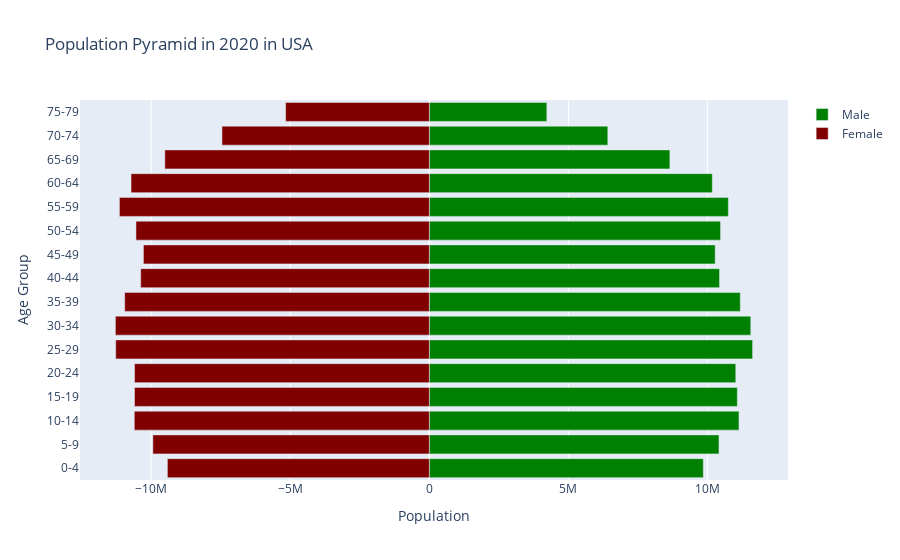

Here is the notebook cell this chart was saved with:
### Markdown cell above
### **[B] Population Pyramids:**

### Code cell
year_input = input("Please enter the year: ")
country_input = input("Please enter the country name: ")
male_population = []
female_population = []
age_groups = ['0-4', '5-9', '10-14', '15-19', '20-24', '25-29', '30-34', '35-39', '40-44', '45-49', '50-54', '55-59', '60-64', '65-69', '70-74', '75-79']
age_range = ['0004', '0509', '1014', '1519', '2024', '2529', '3034', '3539', '4044', '4549', '5054', '5559', '6064', '6569', '7074', '7579']

# Create Male List
for age_range_index in age_range:
    range_3 = len(wbdata.get_data("SP.POP." + str(age_range_index) + ".MA", country = [str(country_input)]))
    for index in range(0, range_3):
        if wbdata.get_data("SP.POP." + str(age_range_index) + ".MA", country = [str(country_input)])[index]["date"] == str(year_input):
            male_population.append(wbdata.get_data("SP.POP." + str(age_range_index) + ".MA", country = [str(country_input)])[index]["value"])
            break

# Create Female List
for age_range_index in age_range:
    range_3 = len(wbdata.get_data("SP.POP." + str(age_range_index) + ".FE", country = [str(country_input)]))
    for index in range(0, range_3):
        if wbdata.get_data("SP.POP." + str(age_range_index) + ".FE", country = [str(country_input)])[index]["date"] == str(year_input):
            female_population.append(wbdata.get_data("SP.POP." + str(age_range_index) + ".FE", country = [str(country_input)])[index]["value"])
            break

trace_male = go.Bar(
    x=male_population,
    y=age_groups,
    orientation='h',
    name='Male',
    marker=dict(color='green')
)


trace_female = go.Bar(
    x=[-x for x in female_population],
    y=age_groups,
    orientation='h',
    name='Female',
    marker=dict(color='maroon')
)


layout = go.Layout(
    barmode='overlay',
    title='Population Pyramid in ' + str(year_input) + " in " + str(country_input),
    xaxis=dict(title='Population'),
    yaxis=dict(title='Age Group')
)


fig = go.Figure(data=[trace_male, trace_female], layout=layout)
iplot(fig)

### Figure 1 — Plotly figure (JSON) as saved in the notebook; plotly's stock layout.template omitted (floating-point values rounded to 4 significant figures)
{"data": [{"marker": {"color": "green"}, "name": "Male", "orientation": "h", "type": "bar", "x": [9852347, 10415543, 11134875, 11075090, 11019470, 11624513, 11559052, 11181543, 10435554, 10280074, 10473078, 10752513, 10175797, 8649904, 6418700, 4226291], "y": ["0-4", "5-9", "10-14", "15-19", "20-24", "25-29", "30-34", "35-39", "40-44", "45-49", "50-54", "55-59", "60-64", "65-69", "70-74", "75-79"]}, {"marker": {"color": "maroon"}, "name": "Female", "orientation": "h", "type": "bar", "x": [-9417809, -9939364, -10607318, -10600168, -10598541, -11276010, -11286667, -10952946, -10377044, -10279207, -10548138, -11142190, -10724223, -9509650, -7454655, -5166253], "y": ["0-4", "5-9", "10-14", "15-19", "20-24", "25-29", "30-34", "35-39", "40-44", "45-49", "50-54", "55-59", "60-64", "65-69", "70-74", "75-79"]}], "layout": {"autosize": true, "barmode": "overlay", "title": {"text": "Population Pyramid in 2020 in USA"}, "xaxis": {"autorange": true, "range": [-12560000.0, 12900000.0], "title": {"text": "Population"}, "type": "linear"}, "yaxis": {"autorange": true, "range": [-0.5, 15.5], "title": {"text": "Age Group"}, "type": "category"}}}
